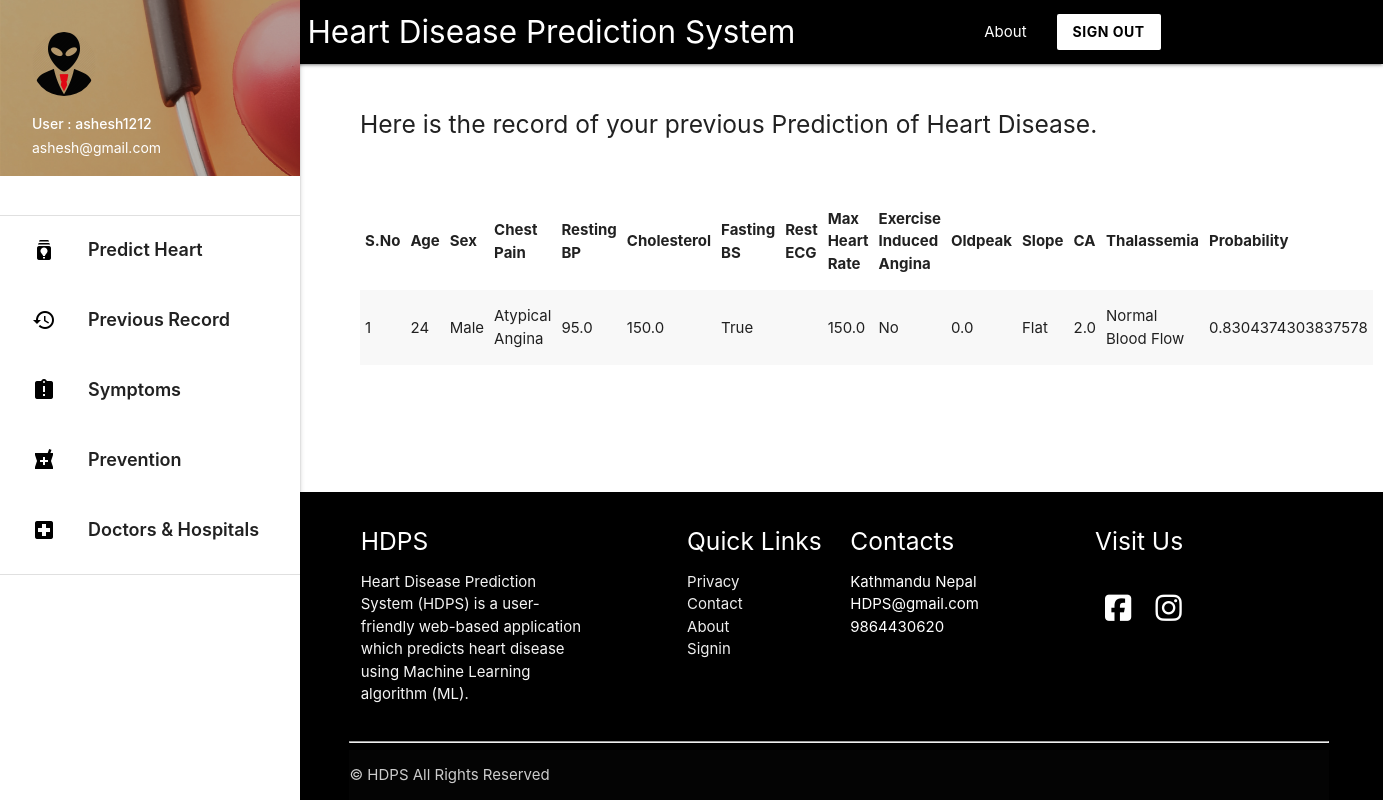
The app's page /heartdetail (signed in) with its own data.
### predictor/models.py (models this page shows, shortened)
class HeartData(models.Model):
    age = models.IntegerField()
    sex = models.IntegerField()
    cp = models.FloatField()
    trestbps = models.FloatField()
    chol = models.FloatField()
    fbs = models.FloatField()
    restcg = models.FloatField()
    thalach = models.FloatField()
    exang = models.FloatField()
    oldpeak = models.FloatField()
    slope = models.FloatField()
    ca = models.FloatField()
    thal = models.FloatField()
    owner = models.ForeignKey(get_user_model() , on_delete=models.CASCADE , related_name='owner' , null=True)
    date = models.DateField(auto_now_add=True)
    probability = models.FloatField(null=True)

### predictor/views.py (the view)
# urls.py: path('heartdetail',views.heartdetail,name='heartdetail'),
def heartdetail(request): # Displays previous results in detail
    if request.user.is_authenticated:
        record_data = HeartData.objects.filter(owner = request.user)
        return render(request , 'heartdetail.html' , {'record_data':record_data})
    return redirect('/')

### templates/heartdetail.html (shortened to what this page needs)
{% extends 'base_layout2.html' %}
{% block content %}
<div class="con">
    <h5> Here is the record of your previous Prediction of Heart Disease. </h5>
    <br><br>
    <table class="striped">
        <thead>
            <tr>
                <th>S.No</th>
                <th>Age</th>
                <th>Sex</th>
                <th>Chest Pain</th>
                <th>Resting BP</th>
                <th>Cholesterol</th>
                <th>Fasting BS</th>
                <th>Rest ECG</th>
                <th>Max Heart Rate</th>
                <th>Exercise Induced Angina</th>
                <th>Oldpeak</th>
                <th>Slope</th>
                <th>CA</th>
                <th>Thalassemia</th>
                <th>Probability</th>
            </tr>
        </thead>
        <tbody>
            {% for data in record_data %}
            <tr>
                <td>{{ forloop.counter }}</td>
                <td>{{ data.age }}</td>
                <td>{{ data.sex|yesno:"Male,Female" }}</td>
                <td>
                    {% if data.cp == 0 %} Asymptomatic
                    {% elif data.cp == 1 %} Atypical Angina
                    {% elif data.cp == 2 %} Non-anginal Pain
                    {% elif data.cp == 3 %} Typical Angina
                    {% endif %}
                </td>
                <td>{{ data.trestbps }}</td>
                <td>{{ data.chol }}</td>
                <td>{{ data.fbs|yesno:"True,False" }}</td>
                <td>
                </td>
                <td>{{ data.thalach }}</td>
                <td>{{ data.exang|yesno:"Yes,No" }}</td>
                <td>{{ data.oldpeak }}</td>
                <td>
                    {% if data.slope == 0 %} Downsloping
                    {% elif data.slope == 1 %} Flat
                    {% elif data.slope == 2 %} Upsloping
                    {% endif %}
                </td>
                <td>{{ data.ca }}</td>
                <td>
                    {% if data.thal == 1 %} Fixed Defect
                    {% elif data.thal == 2 %} Normal Blood Flow
                    {% elif data.thal == 3 %} Reversible Defect
                    {% endif %}
                </td>
                <td>{{ data.probability }}</td>
            </tr>
            {% endfor %}
        </tbody>
    </table>
</div>
{% endblock %}

### templates/base_layout2.html (shortened to what this page needs)
{% load static %}
<!DOCTYPE html>
<html lang="en">
<head>
  <link href="{% static 'css/materialize.css' %}" type="text/css" rel="stylesheet" media="screen,projection"/>
  <link href="{% static 'css/style.css' %}" type="text/css" rel="stylesheet" media="screen,projection"/>
</head>
<body>
        <div class="navbar-fixed">
          <nav class="black">
            <div class="container">
              <div class="nav-wrapper">
                <a href="/" style="padding-left: 100px;"    class="brand-logo ">Heart Disease Prediction System</a>
                <ul class="right hide-on-med-and-down hover_backcolor">
                  <li><a href="{% url 'about' %}">About</a></li>
                  <a class=" white black-text waves-effect waves-dark btn  modal-trigger" href="/signout"><b>SIGN OUT </b></a>
                </ul>
              </div>
            </div>
          </nav>
        </div>
      <ul id="slide-out" class="sidenav sidenav-fixed">
        <li><div class="user-view">
          <div class="background">
            <img src="{% static 'img/about.png' %}">
          </div>
          <a href="#user"><img class="circle" src="{% static 'img/user.png' %}"></a>
          <a href="#name"><span class="white-text name">User : {{ request.user.username }} </span></a>
          <a href="#email"><span class="white-text email">{{ request.user.email }}</span></a>
        </div></li>
        <br>
        <li><div class="divider"></div></li>
        <li><a style="font-weight: 600; font-size: 18px; height: 70px; padding-top: 10px;" class="waves-effect hoverable" href="/"><i class="material-icons black-text">batch_prediction</i> Predict Heart Disease </a></li>
        <li><a style="font-weight: 600; font-size: 18px; height: 70px; padding-top: 10px;" class="waves-effect hoverable" href="{% url 'record' %}"><i class="material-icons black-text">history</i> Previous Record </a></li>
        <li><a style="font-weight: 600; font-size: 18px; height: 70px; padding-top: 10px;" class="waves-effect hoverable" href="{% url 'symptoms' %}"><i class="material-icons black-text" >assignment_late</i> Symptoms  </a></li>
        <li><a style="font-weight: 600; font-size: 18px; height: 70px; padding-top: 10px;" class="waves-effect hoverable" href="{% url 'prevention' %}"><i class="material-icons black-text">local_pharmacy</i> Prevention   </a></li>
        <li><a style="font-weight: 600; font-size: 18px; height: 70px; padding-top: 10px;" class="waves-effect hoverable" href="{% url 'doctorhospital' %}"><i class="material-icons black-text">local_hospital</i> Doctors & Hospitals   </a></li>
        <li><div class="divider"></div></li>
      </ul>
      <a href="#" data-target="slide-out" class="sidenav-trigger"><i class="material-icons">menu</i></a>
    {% block content %}
    {% endblock %}
            <section>
            <footer class=" hide-on-small-only black page-footer">
              <div class="" style=" width: 90%; margin: auto;">
                <div class="row">
                  <div class="col  s12 m6 l3 ">
                    <h5 class="white-text">HDPS</h5>
                    <p class="grey-text text-lighten-4">Heart Disease Prediction System (HDPS) is a user-friendly web-based application which predicts heart disease using
                        Machine Learning algorithm (ML). </p>
                  </div>
                  <div class="  col l2 m6 s12 offset-l1 ">
                    <h5 class="white-text">Quick Links</h5>
                    <ul>
                   <li><a class="grey-text text-lighten-3" href="#!">Privacy</a></li>
                      <li><a class="grey-text text-lighten-3" href="#!">Contact</a></li>
                      <li><a class="grey-text text-lighten-3" href="#!">About</a></li>
                      <li><a class="grey-text text-lighten-3" href="#!">Signin</a></li>
                    </ul>
                  </div>
                  <div class="col l2 m6 s12  ">
                      <h5 class="white-text">Contacts</h5>
                      <ul>
                      <li>Kathmandu Nepal</li>
                      <li>HDPS@gmail.com</li>
                      <li>9864430620</li>
                  </ul>
                  </div>
                  <div class=" col l3 m6 s12 offset-l1 ">
                      <h5 class="white-text">Visit Us</h5>
                      <br>
                  <a href="https://www.facebook.com/" target="_blank"> <i style="color: white; margin: 5px 10px;" class="fab fa-facebook-square fa-2x"></i></a>
                  <a href="https://www.instagram.com/" target="_blank"> <i style="color: white; margin: 5px 10px;" class="fab fa-instagram fa-2x"></i></a>
                  </div>
                </div>
                <hr>
              <div class="footer-copyright">
                ©  HDPS All Rights Reserved
              </div>
          </div>
            </footer>
          </section>
  </body>
</html>

### templates/heartdetail.html (style rules this page uses)
footer { padding-left: 295px; }
.con { padding-left: 390px; width: 90%; flex: 1 0 auto; }
body { display: flex; min-height: 100vh; flex-direction: column; }

### templates/base_layout2.html (style rules this page uses)
footer { padding-left: 295px; }
.con { padding-left: 360px; width: 95%; }

### records on screen
HeartData: age "24", sex "Male", cp "Atypical Angina", trestbps "95.0", chol "150.0", fbs "True", thalach "150.0", exang "No", oldpeak "0.0", slope "Flat", ca "2.0", thal "Normal Blood Flow", probability "0.8304374303837578"

### other values on screen
{{ request.user.username }} "ashesh1212"
{{ request.user.email }} "ashesh@gmail.com"
